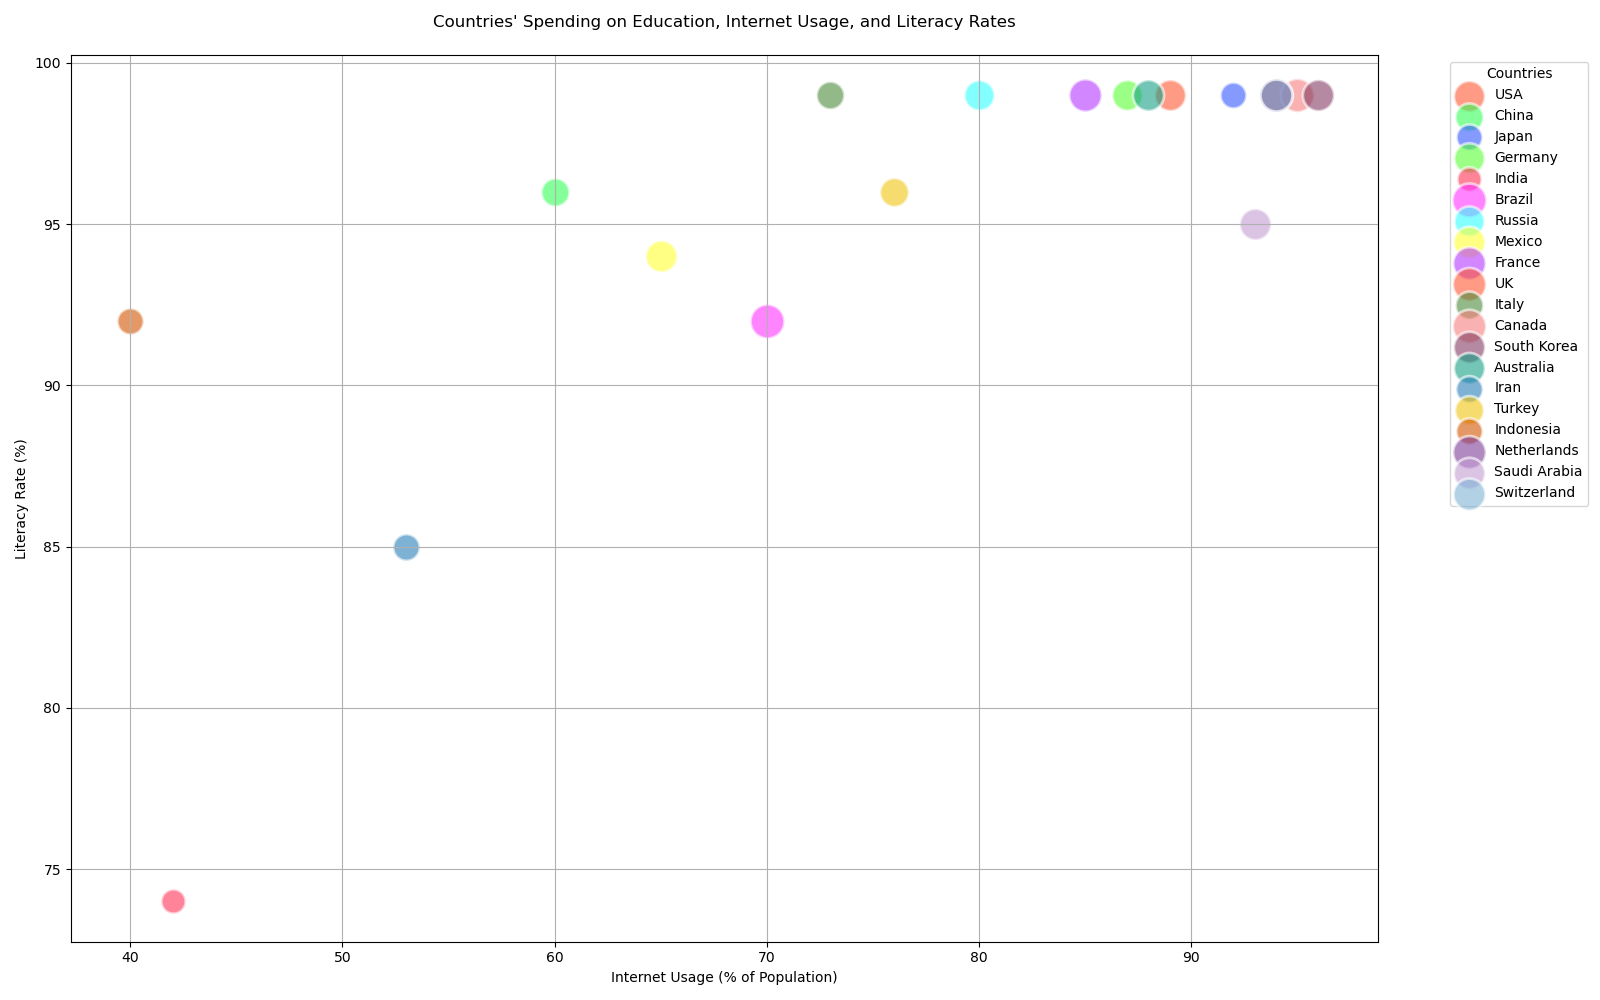

Write the Python code that produced this figure.

import matplotlib.pyplot as plt

# Data
data = {
    'Country': ['USA', 'China', 'Japan', 'Germany', 'India', 'Brazil', 'Russia', 'Mexico', 'France', 'UK', 'Italy', 'Canada', 'South Korea', 'Australia', 'Iran', 'Turkey', 'Indonesia', 'Netherlands', 'Saudi Arabia', 'Switzerland'],
    'Education Spending (% of GDP)': [5.0, 4.1, 3.5, 4.8, 3.1, 6.0, 4.7, 5.2, 5.5, 5.7, 4.0, 5.8, 5.1, 5.0, 3.7, 4.3, 3.6, 5.6, 5.1, 5.3],
    'Internet Usage (% of Population)': [89, 60, 92, 87, 42, 70, 80, 65, 85, 94, 73, 95, 96, 88, 53, 76, 40, 94, 93, 94],
    'Literacy Rate (%)': [99, 96, 99, 99, 74, 92, 99, 94, 99, 99, 99, 99, 99, 99, 85, 96, 92, 99, 95, 99]
}

# Create figure and axis
fig, ax = plt.subplots(figsize=(16, 10))

# Scatter plot for each country
for i in range(len(data['Country'])):
    ax.scatter(data['Internet Usage (% of Population)'][i], data['Literacy Rate (%)'][i], 
               s=data['Education Spending (% of GDP)'][i] * 100,  # Bubble sizes
               label='{}'.format(data['Country'][i]),
               alpha=0.6, edgecolors='w',
               linewidth=2)

# Custom colors
colors = ['#FF5733', '#33FF57', '#3357FF', '#57FF33', '#FF3357',
          '#FF33FF', '#33FFFF', '#FFFF33', '#B535FF', '#FF5733',
          '#4B8B3B', '#F67E7D', '#843B62', '#16A085', '#2980B9',
          '#F1C40F', '#D35400', '#7D3C98', '#C39BD3', '#7FB3D5']

# Apply the colors to the scatter plot
for i, dot in enumerate(ax.collections):
    dot.set_facecolor(colors[i % len(colors)])

# Title and labels
ax.set_title("Countries' Spending on Education, Internet Usage, and Literacy Rates", pad=20)
ax.set_xlabel('Internet Usage (% of Population)')
ax.set_ylabel('Literacy Rate (%)')

# Grid and legend
ax.grid(True)
ax.legend(title='Countries', bbox_to_anchor=(1.05, 1), loc='upper left')

plt.tight_layout()
plt.show()
